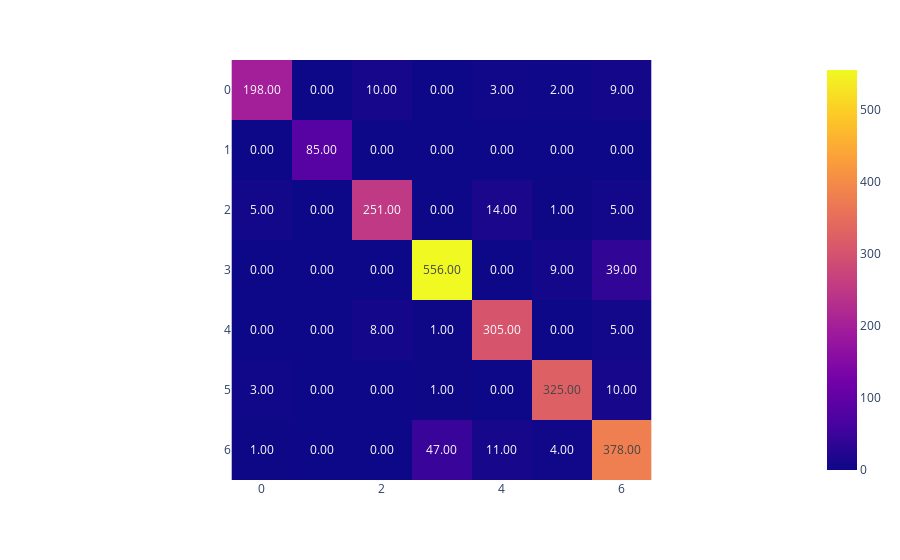

The code cell stored with this chart in its notebook:
### Markdown cell above
### SVM

### Code cell
#tu encodowane dane dają błąd 
from sklearn.svm import SVC
svm = SVC(kernel='linear', C=1, random_state=42, decision_function_shape='ovo').fit(X_train, y_train)
print("SVM accuracy: {:.2f}".format(svm.score(X_val, y_val)))
print("SVM f1 score: {:.2f}".format(sklearn.metrics.f1_score(y_val, svm.predict(X_val), average='weighted')))
#uwaga na zmiane parametrow bo moze sie robic kilka dni
y_pred = svm.predict(X_val)
cm = confusion_matrix(y_val, y_pred)
print(f"confusion matrix:")
print(cm)

fig = px.imshow(confusion_matrix(y_val, y_pred),text_auto='.2f')
fig.show()

### Figure 1 — Plotly figure (JSON) as saved in the notebook; plotly's stock layout.template omitted (floating-point values rounded to 4 significant figures)
{"data": [{"coloraxis": "coloraxis", "hovertemplate": "x: %{x}<br>y: %{y}<br>color: %{z}<extra></extra>", "name": "0", "texttemplate": "%{z:.2f}", "type": "heatmap", "xaxis": "x", "yaxis": "y", "z": [[198, 0, 10, 0, 3, 2, 9], [0, 85, 0, 0, 0, 0, 0], [5, 0, 251, 0, 14, 1, 5], [0, 0, 0, 556, 0, 9, 39], [0, 0, 8, 1, 305, 0, 5], [3, 0, 0, 1, 0, 325, 10], [1, 0, 0, 47, 11, 4, 378]]}], "layout": {"coloraxis": {"colorscale": [[0, "#0d0887"], [0.1111, "#46039f"], [0.2222, "#7201a8"], [0.3333, "#9c179e"], [0.4444, "#bd3786"], [0.5556, "#d8576b"], [0.6667, "#ed7953"], [0.7778, "#fb9f3a"], [0.8889, "#fdca26"], [1, "#f0f921"]]}, "margin": {"t": 60}, "xaxis": {"anchor": "y", "constrain": "domain", "domain": [0, 1], "scaleanchor": "y"}, "yaxis": {"anchor": "x", "autorange": "reversed", "constrain": "domain", "domain": [0, 1]}}}
